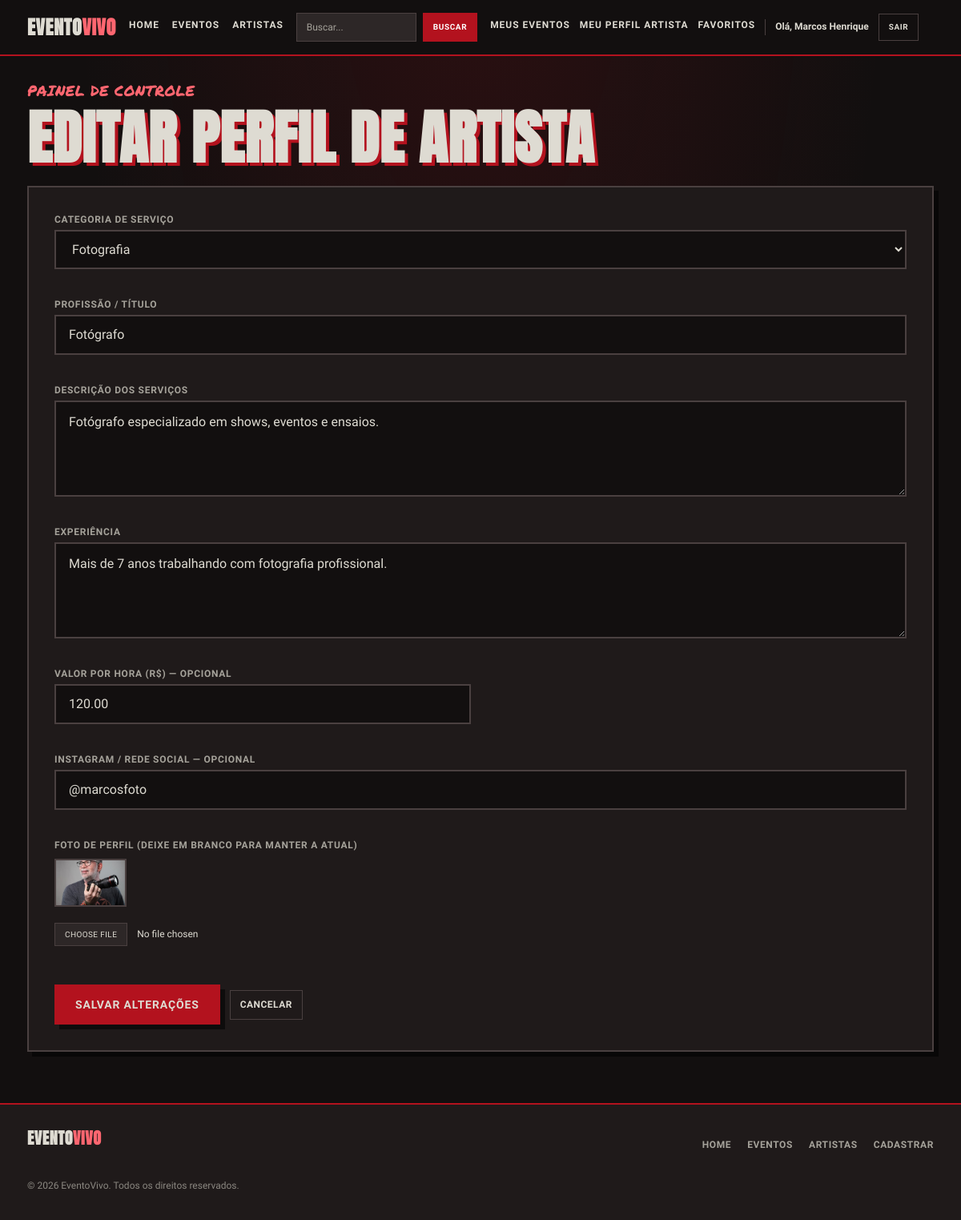
The page /Telas/EditarFreelancer.php (signed in) on the database its author committed.
### tables this page shows
CREATE TABLE `freelancers` (
  `id_freelancer` int(11) NOT NULL AUTO_INCREMENT,
  `usuario_id` int(11) NOT NULL,
  `categoria_id` int(11) NOT NULL,
  `profissao` varchar(100) DEFAULT NULL,
  `descricao` text,
  `experiencia` text,
  `valor_hora` decimal(10,2) DEFAULT NULL,
  `rede_social` varchar(255) DEFAULT NULL,
  PRIMARY KEY (`id_freelancer`),
  UNIQUE KEY `uq_freelancer_usuario` (`usuario_id`),
  KEY `fk_freelancer_usuario` (`usuario_id`),
  KEY `fk_freelancer_categoria` (`categoria_id`),
  CONSTRAINT `fk_freelancer_categoria` FOREIGN KEY (`categoria_id`) REFERENCES `categorias_servicos` (`id_categoria`) ON UPDATE CASCADE,
  CONSTRAINT `fk_freelancer_usuario` FOREIGN KEY (`usuario_id`) REFERENCES `usuario` (`id_usuario`) ON DELETE CASCADE ON UPDATE CASCADE
);

CREATE TABLE `categorias_servicos` (
  `id_categoria` int(11) NOT NULL AUTO_INCREMENT,
  `nome` varchar(100) NOT NULL,
  `descricao` text,
  PRIMARY KEY (`id_categoria`),
  UNIQUE KEY `nome` (`nome`)
);

CREATE TABLE `usuario` (
  `id_usuario` int(11) NOT NULL AUTO_INCREMENT,
  `nome` varchar(120) NOT NULL,
  `email` varchar(150) NOT NULL,
  `senha` varchar(255) NOT NULL,
  `telefone` varchar(20) DEFAULT NULL,
  `cpf` varchar(14) DEFAULT NULL,
  `data_nascimento` date DEFAULT NULL,
  `foto_perfil` varchar(255) DEFAULT NULL,
  `biografia` text,
  `cidade` varchar(100) DEFAULT NULL,
  `estado` char(2) DEFAULT NULL,
  `cep` varchar(9) DEFAULT NULL,
  `endereco` varchar(150) DEFAULT NULL,
  `numero` varchar(10) DEFAULT NULL,
  `complemento` varchar(100) DEFAULT NULL,
  `tipo` enum('usuario','empresa','admin') NOT NULL DEFAULT 'usuario',
  PRIMARY KEY (`id_usuario`),
  UNIQUE KEY `email` (`email`),
  UNIQUE KEY `cpf` (`cpf`)
);

### Telas/Componentes/funcoes_freelancers.php (called while the page is built, shortened)
<?php
function buscar_categorias_servicos($conexao) {
    $categorias = array();
    $sql = "SELECT id_categoria, nome FROM categorias_servicos ORDER BY nome ASC";
    $resultado = $conexao->query($sql);
    if ($resultado) {
        while ($linha = $resultado->fetch_assoc()) {
            $categorias[] = $linha;
        }
    }
    return $categorias;
}
function buscar_freelancer_por_usuario($conexao, $usuarioId) {
    $stmt = $conexao->prepare("
        SELECT f.*, u.foto_perfil, cs.nome AS categoria_nome
        FROM freelancers f
        LEFT JOIN usuario u ON u.id_usuario = f.usuario_id
        LEFT JOIN categorias_servicos cs ON cs.id_categoria = f.categoria_id
        WHERE f.usuario_id = ?
        LIMIT 1
    ");
    $stmt->bind_param('i', $usuarioId);
    $stmt->execute();
    $resultado = $stmt->get_result();
    $freelancer = $resultado->fetch_assoc();
    return $freelancer ?: false;
}
function freelancer_foto_src($fotoPerfil) {
    $caminho = dirname(__FILE__) . '/../../uploads/perfil/' . $fotoPerfil;
    if (is_file($caminho)) {
        return '../uploads/perfil/' . rawurlencode($fotoPerfil);
    }
    return '';
}

### config/bootstrap.php (called while the page is built, shortened)
<?php
if (!function_exists('usuario_id')) {
    function usuario_id()
    {
        return isset($_SESSION['id_usuario']) ? (int) $_SESSION['id_usuario'] : 0;
    }
}

### Telas/EditarFreelancer.php (the view, shortened to what this page needs)
<?php
require_once dirname(__FILE__) . '/../config/bootstrap.php';
require_once dirname(__FILE__) . '/Componentes/funcoes_freelancers.php';
$usuarioId = usuario_id();
$freelancer = buscar_freelancer_por_usuario($conexao, $usuarioId);
$imagemAtual = isset($freelancer['foto_perfil']) ? $freelancer['foto_perfil'] : null;
$dados = array(
    'categoria_id'  => (string) $freelancer['categoria_id'],
    'profissao'     => $freelancer['profissao'],
    'descricao'     => $freelancer['descricao'],
    'experiencia'   => $freelancer['experiencia'],
    'valor_hora'    => $freelancer['valor_hora'],
    'rede_social'   => $freelancer['rede_social'],
);
$categorias = buscar_categorias_servicos($conexao);
require dirname(__FILE__) . '/Componentes/header.php';
?>
<main class="admin-page freelancer-form-page">
  <div class="wrap">
    <p class="eyebrow">PAINEL DE CONTROLE</p>
    <h1>EDITAR PERFIL DE ARTISTA</h1>
    <form class="freelancer-form" action="EditarFreelancer.php" method="post" enctype="multipart/form-data" data-loading="true">
      <div class="campo campo-full">
        <label for="categoria_id">Categoria de Serviço</label>
        <select id="categoria_id" name="categoria_id" required>
          <?php foreach ($categorias as $categoria): ?>
            <option value="<?php echo (int) $categoria['id_categoria']; ?>"
              <?php echo ((string) $categoria['id_categoria'] === $dados['categoria_id']) ? 'selected' : ''; ?>>
              <?php echo htmlspecialchars($categoria['nome']); ?>
            </option>
          <?php endforeach; ?>
        </select>
      </div>
      <div class="campo campo-full">
        <label for="profissao">Profissão / Título</label>
        <input type="text" id="profissao" name="profissao" maxlength="100" required
               value="<?php echo htmlspecialchars($dados['profissao']); ?>"
               placeholder="Ex: Músico, Fotógrafo, Designer Gráfico, Dançarino...">
      </div>
      <div class="campo campo-full">
        <label for="descricao">Descrição dos Serviços</label>
        <textarea id="descricao" name="descricao" required><?php echo htmlspecialchars($dados['descricao']); ?></textarea>
      </div>
      <div class="campo campo-full">
        <label for="experiencia">Experiência</label>
        <textarea id="experiencia" name="experiencia"><?php echo htmlspecialchars($dados['experiencia']); ?></textarea>
      </div>
      <div class="campo">
        <label for="valor_hora">Valor por Hora (R$) — opcional</label>
        <input type="number" id="valor_hora" name="valor_hora" min="0" step="0.01"
               value="<?php echo htmlspecialchars($dados['valor_hora']); ?>"
               placeholder="0 para 'A combinar'">
      </div>
      <div class="campo campo-full">
        <label for="rede_social">Instagram / Rede Social — opcional</label>
        <input type="text" id="rede_social" name="rede_social" maxlength="255"
               value="<?php echo htmlspecialchars($dados['rede_social']); ?>"
               placeholder="@seuusuario (apenas o usuário, sem @)">
      </div>
      <div class="campo campo-full">
        <label for="foto_perfil">Foto de Perfil (deixe em branco para manter a atual)</label>
        <div class="imagem-atual">
          <?php
          $srcFotoAtual = !empty($imagemAtual) ? freelancer_foto_src($imagemAtual) : '';
          if ($srcFotoAtual !== ''):
          ?>
            <img src="<?php echo htmlspecialchars($srcFotoAtual); ?>" alt="Foto de perfil atual">
          <?php else: ?>
            <div class="sem-imagem">Sem foto de perfil</div>
          <?php endif; ?>
          <input type="file" id="foto_perfil" name="foto_perfil" accept="image/jpeg,image/png,image/gif">
        </div>
      </div>
      <div class="form-acoes">
        <button type="submit" class="btn btn-primary">SALVAR ALTERAÇÕES</button>
        <a href="CRUD_Freelancers.php" class="btn-icone">Cancelar</a>
      </div>
    </form>
  </div>
</main>
<?php require dirname(__FILE__) . '/Componentes/footer.php'; ?>

### Css/tokens.css (style rules this page uses)
:root { --color-ink: #120f0f; --color-ink-2: #1f1a1a; --color-ink-3: #2a2424; --color-steel: #2d2727; --color-rule: #4a4040; --color-rule-light: #5a4e4e; --color-paper: #dedbd2; --color-paper-dim: #a5a29a; --color-paper-muted: #8a8780; --color-white: #ffffff; --color-blood: #b3121e; --color-blood-hover: #c91422; --color-accent: #b8000d; --color-accent-hover: #d00010; --color-red-text: #ff6670; --color-yellow: #e6b923; --color-yellow-hover: #f0c840; --color-success: #2e7d32; --color-success-bg: rgba(46, 125, 50, 0.15); --color-success-border: #4caf50; --color-error: #b3121e; --color-error-bg: rgba(179, 18, 30, 0.12); --color-error-border: #b3121e; --color-warning: #e6b923; --color-warning-bg: rgba(230, 185, 35, 0.12); --color-warning-border: #e6b923; --color-info: #1565c0; --color-info-bg: rgba(21, 101, 192, 0.15); --color-info-border: #1976d2; --color-focus: var(--color-accent); --color-focus-ring: rgba(184, 0, 13, 0.25); --font-display: 'Anton', sans-serif; --font-body: 'Courier Prime', monospace; --font-mark: 'Permanent Marker', cursive; --font-size-xs: 0.625rem; --font-size-sm: 0.75rem; --font-size-base: 0.875rem; --font-size-md: 1rem; --font-size-lg: 1.125rem; --font-size-xl: 1.25rem; --font-size-2xl: 1.5rem; --font-size-3xl: 2rem; --font-size-4xl: 2.5rem; --font-size-5xl: 3.5rem; --font-size-6xl: 4.5rem; --font-weight-normal: 400; --font-weight-medium: 500; --font-weight-bold: 700; --line-height-tight: 1.1; --line-height-snug: 1.35; --line-height-normal: 1.6; --line-height-relaxed: 1.75; --space-0: 0; --space-1: 0.25rem; --space-2: 0.5rem; --space-3: 0.75rem; --space-4: 1rem; --space-5: 1.25rem; --space-6: 1.5rem; --space-8: 2rem; --space-10: 2.5rem; --space-12: 3rem; --space-16: 4rem; --space-20: 5rem; --space-24: 6rem; --container-max: 1180px; --container-padding: var(--space-6); --radius-none: 0; --radius-sm: 2px; --radius-md: 4px; --radius-lg: 8px; --radius-full: 9999px; --shadow-hard: 6px 6px 0 rgba(0, 0, 0, 0.55); --shadow-hard-hover: 8px 8px 0 rgba(0, 0, 0, 0.55); --shadow-soft: 0 4px 12px rgba(0, 0, 0, 0.3); --shadow-card: 0 2px 8px rgba(0, 0, 0, 0.25); --shadow-focus: 0 0 0 3px var(--color-focus-ring); --ease-fast: 0.12s ease; --ease-base: 0.18s ease; --ease-slow: 0.25s ease; --ease-spring: 0.3s cubic-bezier(0.34, 1.56, 0.64, 1); --z-dropdown: 100; --z-sticky: 200; --z-fixed: 300; --z-modal-backdrop: 400; --z-modal: 500; --z-popover: 600; --z-tooltip: 700; --z-toast: 800; --bp-xs: 20em; --bp-sm: 22.5em; --bp-md: 24.375em; --bp-lg: 26.875em; --bp-tablet: 48em; --bp-laptop: 64em; --bp-desktop: 80em; --bp-xl: 90em; --bp-2xl: 120em; --header-height: 4.25rem; --ink: var(--color-ink); --ink-2: var(--color-ink-2); --ink-3: var(--color-ink-3); --steel: var(--color-steel); --rule: var(--color-rule); --rule-light: var(--color-rule-light); --paper: var(--color-paper); --paper-dim: var(--color-paper-dim); --paper-muted: var(--color-paper-muted); --white: var(--color-white); --blood: var(--color-blood); --accent: var(--color-accent); --red-text: var(--color-red-text); --yellow: var(--color-yellow); --sp-1: var(--space-2); --sp-2: var(--space-4); --sp-3: var(--space-6); --sp-4: var(--space-8); --sp-5: var(--space-12); --sp-6: var(--space-16); --sp-7: var(--space-24); --ease: var(--ease-base); }

### Css/layout.css (style rules this page uses)
.wrap { width: 100%; max-width: var(--container-max); margin-inline: auto; padding-inline: clamp(var(--space-4), 4vw, var(--space-6)); }

### Css/site.css (style rules this page uses)
.eyebrow { font-family: var(--font-mark); color: var(--color-red-text); font-size: clamp(1rem, 2.5vw, 1.15rem); line-height: 1.2; letter-spacing: 0.02em; margin-bottom: var(--space-3); }
h1 { font-family: var(--font-display); font-weight: var(--font-weight-bold); text-transform: uppercase; font-size: clamp(2.4rem, 6.5vw, 4.6rem); line-height: 0.98; letter-spacing: 0.01em; text-shadow: 4px 4px 0 var(--color-blood); max-width: 22ch; }
.admin-page { min-height: calc(100vh - var(--header-height)); padding-bottom: var(--space-16); background: radial-gradient(ellipse at 50% -20%, rgba(179, 18, 30, 0.16), transparent 60%), var(--color-ink); }

### rows shown on the page
freelancers: categoria_id "Fotografia", profissao "Fotógrafo", descricao "Fotógrafo especializado em shows, eventos e ensaios.", experiencia "Mais de 7 anos trabalhando com fotografia profissional.", valor_hora "120.00", rede_social "@marcosfoto", usuario.foto_perfil (picture)

### other values the page prints
$rotulo "HOME EVENTOS ARTISTAS MEUS EVENTOS MEU PERFIL ARTISTA FAVORITOS"
$_SESSION['nome_usuario'] "Marcos Henrique"
